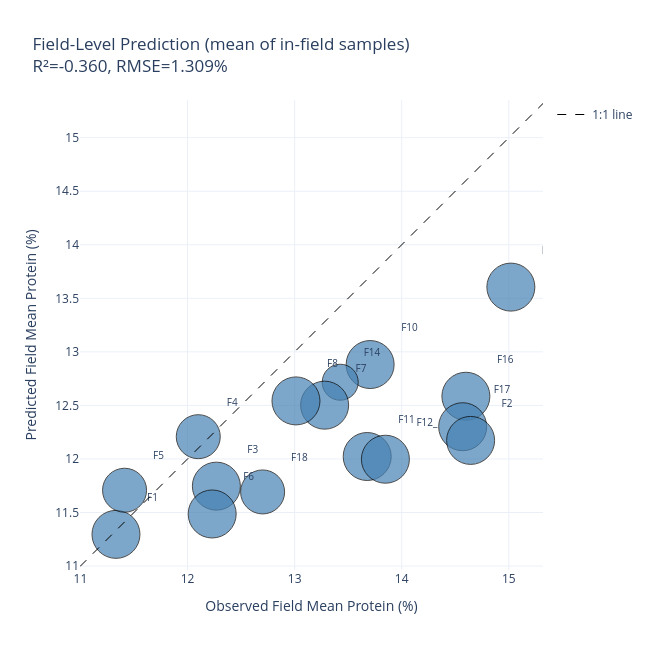

Notebook code cell kept with this figure:
### Code cell
field_level = results_df.groupby('field_key').agg(
    obs_field_mean=('protein_pct', 'mean'),
    pred_field_mean=('predicted', 'mean'),
    n_samples=('sample_key', 'count'),
).reset_index()

r2_field = r2_score(field_level['obs_field_mean'], field_level['pred_field_mean'])
rmse_field = np.sqrt(mean_squared_error(field_level['obs_field_mean'], field_level['pred_field_mean']))

all_vals = list(field_level['obs_field_mean']) + list(field_level['pred_field_mean'])
lim_min, lim_max = min(all_vals) - 0.3, max(all_vals) + 0.3

fig = go.Figure()

# Bubbles sized by n_samples
fig.add_trace(go.Scatter(
    x=field_level['obs_field_mean'],
    y=field_level['pred_field_mean'],
    mode='markers+text',
    marker=dict(
        size=field_level['n_samples'] * 4,
        color='steelblue', opacity=0.7,
        line=dict(color='black', width=1)
    ),
    text=['F' + str(fk) for fk in field_level['field_key']],
    textposition='top right', textfont=dict(size=10),
    hovertemplate=(
        'Field %{text}<br>'
        'Observed: %{x:.2f}%<br>'
        'Predicted: %{y:.2f}%<br>'
        'n=%{marker.size}<extra></extra>'
    ),
    customdata=field_level['n_samples'],
    showlegend=False
))

# 1:1 line
fig.add_trace(go.Scatter(
    x=[lim_min, lim_max], y=[lim_min, lim_max],
    mode='lines', line=dict(color='black', dash='dash', width=1),
    name='1:1 line'
))

fig.update_layout(
    title=f'Field-Level Prediction (mean of in-field samples)<br>R²={r2_field:.3f}, RMSE={rmse_field:.3f}%',
    xaxis=dict(title='Observed Field Mean Protein (%)', range=[lim_min, lim_max], scaleanchor='y', scaleratio=1),
    yaxis=dict(title='Predicted Field Mean Protein (%)', range=[lim_min, lim_max]),
    width=650, height=650,
    template='plotly_white'
)
fig.show()

print(f'Field-level R2: {r2_field:.4f}')
print(f'Field-level RMSE: {rmse_field:.4f}%')

### Figure 1 — Plotly figure (JSON) as saved in the notebook; plotly's stock layout.template omitted (floating-point values rounded to 4 significant figures)
{"data": [{"customdata": [12, 12, 12, 12, 9, 12, 12, 11, 12, 12, 11, 11, 12, 12, 12, 12], "hovertemplate": "Field %{text}<br>Observed: %{x:.2f}%<br>Predicted: %{y:.2f}%<br>n=%{marker.size}<extra></extra>", "marker": {"color": "steelblue", "line": {"color": "black", "width": 1}, "opacity": 0.7, "size": [48, 48, 48, 48, 36, 48, 48, 44, 48, 48, 44, 44, 48, 48, 48, 48]}, "mode": "markers+text", "showlegend": false, "text": ["F1", "F10", "F11", "F12_", "F14", "F16", "F17", "F18", "F2", "F3", "F4", "F5", "F6", "F7", "F8", "F9"], "textfont": {"size": 10}, "textposition": "top right", "type": "scatter", "x": [11.33, 13.71, 13.68, 13.85, 13.43, 14.6, 14.57, 12.7, 14.64, 12.27, 12.1, 11.41, 12.23, 13.28, 13.01, 15.02], "y": [11.3, 12.88, 12.02, 12.0, 12.72, 12.59, 12.3, 11.69, 12.17, 11.75, 12.21, 11.71, 11.49, 12.5, 12.54, 13.6]}, {"line": {"color": "black", "dash": "dash", "width": 1}, "mode": "lines", "name": "1:1 line", "type": "scatter", "x": [11.0, 15.32], "y": [11.0, 15.32]}], "layout": {"height": 650, "title": {"text": "Field-Level Prediction (mean of in-field samples)<br>R²=-0.360, RMSE=1.309%"}, "width": 650, "xaxis": {"range": [11.0, 15.32], "scaleanchor": "y", "scaleratio": 1, "title": {"text": "Observed Field Mean Protein (%)"}}, "yaxis": {"range": [11.0, 15.32], "title": {"text": "Predicted Field Mean Protein (%)"}}}}
